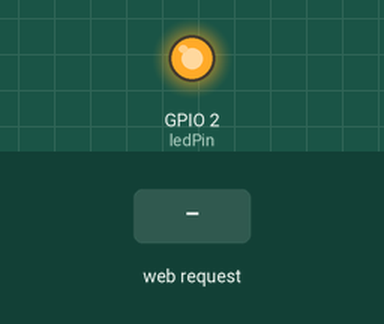
Recording of a sketch running on a simulated ESP32. Shown: output pins drawn as LEDs (lit = HIGH). The test bench sets the inputs (shaded band). WiFi joins after 1.5 s; servers stay silent unless stated; what the sketch prints to the serial monitor is not drawn.

Above: at 3.7 s.
3.8 s: HTTP request GET /H received
5.3 s: HTTP request GET /L received
At 6.5 s:
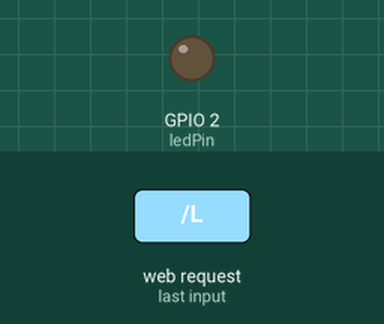
Timing chart, 0 to 8.3 s (numbered marks = the images above; inputs shaded):
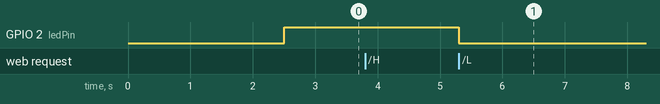

The sketch:

TCC-Karate.ino
```cpp
#include <WiFi.h>

//const definition - Variaveis
const int ledPin = 2;
const char* ssid = "Neymarelindo"; //wifi id definition
const char* password = "Neymar2026"; //wifi password

NetworkServer server(80);


//wifi
void setup() {
   // put your setup code here, to run once:
  pinMode(ledPin, OUTPUT);

  Serial.begin(115200); //serial start (115200) transfer speed
  delay(1000);

  Serial.println("Conectando..."); //conecting text - isso aqui tá conectando no wifi e fazendo verificação dos bgl da rede
  WiFi.begin(ssid, password); //start conection to wifi by ssid and password

  unsigned long startAttemptTime = millis(); //time to error - tempo até dar erro de conexão

  //waiting for conection
  while (WiFi.status() != WL_CONNECTED) { //se der erro é isso aqui q aparece
    if (millis() - startAttemptTime >= 10000) {
      Serial.println("Falha ao conectar");
      digitalWrite(ledPin, LOW);
      return;
    }
    delay(500);
    Serial.print(".");
  }

  Serial.println("\nConectado ao Wifi!"); // se funcionar isso aqui aparece
  Serial.print("Endereço IP: ");
  Serial.println(WiFi.localIP()); //ESP32 ID
  digitalWrite(ledPin, HIGH);
}


//web
void loop() {
  NetworkClient client = server.accept();  // listen for incoming clients

  if (client) {                     // if you get a client,
    Serial.println("New Client.");  // print a message out the serial port
    String currentLine = "";        // make a String to hold incoming data from the client
    while (client.connected()) {    // loop while the client's connected
      if (client.available()) {     // if there's bytes to read from the client,
        char c = client.read();     // read a byte, then
        Serial.write(c);            // print it out the serial monitor
        if (c == '\n') {            // if the byte is a newline character

          // if the current line is blank, you got two newline characters in a row.
          // that's the end of the client HTTP request, so send a response:
          if (currentLine.length() == 0) {
            // HTTP headers always start with a response code (e.g. HTTP/1.1 200 OK)
            // and a content-type so the client knows what's coming, then a blank line:
            client.println("HTTP/1.1 200 OK");
            client.println("Content-type:text/html");
            client.println();

            // the content of the HTTP response follows the header:
            client.print("Click <a href=\"/H\">here</a> to turn the LED on pin 5 on.<br>");
            client.print("Click <a href=\"/L\">here</a> to turn the LED on pin 5 off.<br>");

            // The HTTP response ends with another blank line:
            client.println();
            // break out of the while loop:
            break;
          } else {  // if you got a newline, then clear currentLine:
            currentLine = "";
          }
        } else if (c != '\r') {  // if you got anything else but a carriage return character,
          currentLine += c;      // add it to the end of the currentLine
        }

        // Check to see if the client request was "GET /H" or "GET /L":
        if (currentLine.endsWith("GET /H")) {
          digitalWrite(ledPin, HIGH);  // GET /H turns the LED on
        }
        if (currentLine.endsWith("GET /L")) {
          digitalWrite(ledPin, LOW);  // GET /L turns the LED off
        }
      }
    }
    // close the connection:
    client.stop();
    Serial.println("Client Disconnected.");
  }
}
```

Measured:
- after the input at 3.8 s, every drawn part: stays the same
- after the input at 5.3 s, GPIO 2 (ledPin): HIGH → LOW at once
